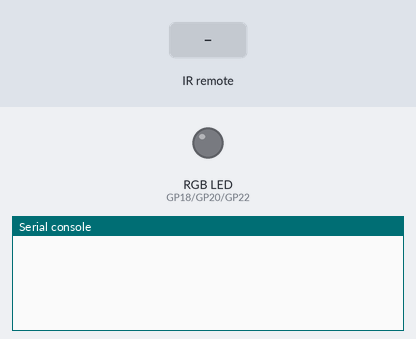
Simulated run of this program. Board: Raspberry Pi Pico running MicroPython. Parts: an RGB LED mixed from three pins (HIGH = lit), the last lines printed to the serial console. Inputs (shaded band) come from the test bench.

Above: at 1.2 s.
1.3 s: infrared code 0x45 received
At 2.5 s:
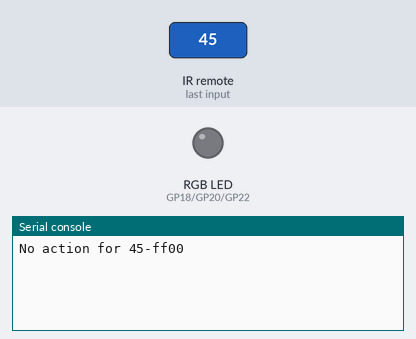
2.8 s: infrared code 0x0C received
At 3.9 s:
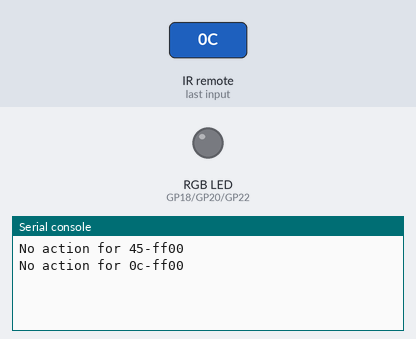

The program:

main.py
```python
import time
from machine import Pin, PWM
from ir_rx.nec import NEC_16

# GPIO Pins on the Raspberry Pi Pico
PIN_RED = 18
PIN_GREEN = 20
PIN_BLUE = 22
PIN_IR = 21

PWM_FREQUENCY = 1000

MIN_BRIGHTNESS = 65535
MAX_BRIGHTNESS = 0

PWM_RED = PWM(Pin(PIN_RED))
PWM_GREEN = PWM(Pin(PIN_GREEN))
PWM_BLUE = PWM(Pin(PIN_BLUE))

PWM_RED.freq(PWM_FREQUENCY)
PWM_GREEN.freq(PWM_FREQUENCY)
PWM_BLUE.freq(PWM_FREQUENCY)

# initialize to white (step 1/2)
PWM_RED.duty_u16(MAX_BRIGHTNESS)
PWM_GREEN.duty_u16(MAX_BRIGHTNESS)
PWM_BLUE.duty_u16(MAX_BRIGHTNESS)

ACTIONS = {
    "00-ef00": ["brightness+", 0.01],
    "01-ef00": ["brightness-", 0.01],
    "02-ef00": ["off"],
    "03-ef00": ["on"],

    "04-ef00": [MAX_BRIGHTNESS, MIN_BRIGHTNESS, MIN_BRIGHTNESS], # red
    "05-ef00": [MIN_BRIGHTNESS, MAX_BRIGHTNESS, MIN_BRIGHTNESS], # green
    "06-ef00": [MIN_BRIGHTNESS, MIN_BRIGHTNESS, MAX_BRIGHTNESS], # blue
    "07-ef00": [MAX_BRIGHTNESS, MAX_BRIGHTNESS, MAX_BRIGHTNESS], # white

    "08-ef00": [0,52428,65535],
    "09-ef00": [62194,28270,54741],
    "0a-ef00": [61423,39321,13878],
    "0c-ef00": [0,28270,65535],
    "0d-ef00": [65535,0,0],
    "0e-ef00": [34181,57311,12593],
    "10-ef00": [0,17476,65535],
    "11-ef00": [60395,17476,14392],
    "12-ef00": [34952,56540,22359],
    "14-ef00": [6682,0,65535],
    "15-ef00": [57311,39064,38550],
    "16-ef00": [5397,65535,0],
}

brightness_rel = 1
MIN_BRIGHTNESS_REL = 0.01
MAX_BRIGHTNESS_REL = 1

# initialize to white (step 2/2)
red = MAX_BRIGHTNESS
green = MAX_BRIGHTNESS
blue = MAX_BRIGHTNESS

def callback(data, addr, ctrl):
    if data < 0:  # NEC protocol sends repeat codes.
        # print('Repeat code.')
        return

    global brightness_rel
    global red
    global green
    global blue

    key = "{:02x}-{:04x}".format(data, addr)
    action = ACTIONS.get(key)

    if action is None:
        print("No action for {}".format(key))
        return

    print("Action: {}".format(action))

    # turn off
    if action[0] == "off":
        PWM_RED.duty_u16(MIN_BRIGHTNESS)
        PWM_GREEN.duty_u16(MIN_BRIGHTNESS)
        PWM_BLUE.duty_u16(MIN_BRIGHTNESS)
        return

    # brightness +
    elif action[0] == "brightness+":
        brightness_rel += action[1]
        if brightness_rel > MAX_BRIGHTNESS_REL:
            brightness_rel = MAX_BRIGHTNESS_REL

    # brightness -
    elif action[0] == "brightness-":
        brightness_rel -= action[1]
        if brightness_rel < MIN_BRIGHTNESS_REL:
            brightness_rel = MIN_BRIGHTNESS_REL

    # set RGB values
    else:
        if action[0] != "on":
            red = action[0]
            green = action[1]
            blue = action[2]

        # reset brightness if turned on again
        else:
            brightness_rel = MAX_BRIGHTNESS_REL

    PWM_RED.duty_u16(int(red * brightness_rel))
    PWM_GREEN.duty_u16(int(green * brightness_rel))
    PWM_BLUE.duty_u16(int(blue * brightness_rel))

ir = NEC_16(Pin(PIN_IR, Pin.IN), callback)

while True:
    time.sleep_ms(500)
```

Measured:
- after the input at 1.3 s, the serial console: prints a new line after 0.08 s (image 1)
- after the input at 2.8 s, the serial console: prints a new line after 0.08 s (image 2)
